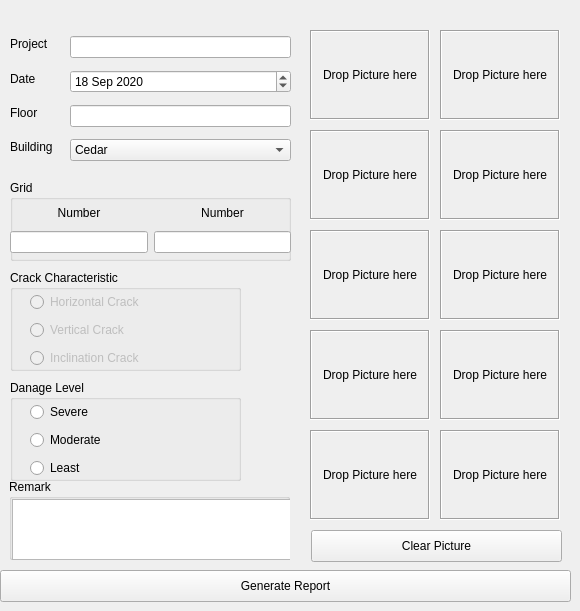
    <widget class="QWidget" name="tab_2">
     <attribute name="title">
      <string>Beam</string>
     </attribute>
     <widget class="DropIn" name="Pic8_3">
      <property name="geometry">
       <rect>
        <x>440</x>
        <y>330</y>
        <width>120</width>
        <height>90</height>
       </rect>
      </property>
      <property name="acceptDrops">
       <bool>true</bool>
      </property>
      <property name="autoFillBackground">
       <bool>false</bool>
      </property>
      <property name="frameShape">
       <enum>QFrame::Box</enum>
      </property>
      <property name="frameShadow">
       <enum>QFrame::Sunken</enum>
      </property>
      <property name="text">
       <string>Drop Picture here</string>
      </property>
      <property name="alignment">
       <set>Qt::AlignCenter</set>
      </property>
     </widget>
     <widget class="DropIn" name="Pic7_3">
      <property name="geometry">
       <rect>
        <x>310</x>
        <y>330</y>
        <width>120</width>
        <height>90</height>
       </rect>
      </property>
      <property name="acceptDrops">
       <bool>true</bool>
      </property>
      <property name="autoFillBackground">
       <bool>false</bool>
      </property>
      <property name="frameShape">
       <enum>QFrame::Box</enum>
      </property>
      <property name="frameShadow">
       <enum>QFrame::Sunken</enum>
      </property>
      <property name="text">
       <string>Drop Picture here</string>
      </property>
      <property name="alignment">
       <set>Qt::AlignCenter</set>
      </property>
     </widget>
     <widget class="DropIn" name="Pic5_3">
      <property name="geometry">
       <rect>
        <x>310</x>
        <y>230</y>
        <width>120</width>
        <height>90</height>
       </rect>
      </property>
      <property name="acceptDrops">
       <bool>true</bool>
      </property>
      <property name="autoFillBackground">
       <bool>false</bool>
      </property>
      <property name="frameShape">
       <enum>QFrame::Box</enum>
      </property>
      <property name="frameShadow">
       <enum>QFrame::Sunken</enum>
      </property>
      <property name="text">
       <string>Drop Picture here</string>
      </property>
      <property name="alignment">
       <set>Qt::AlignCenter</set>
      </property>
     </widget>
     <widget class="DropIn" name="Pic1_3">
      <property name="geometry">
       <rect>
        <x>310</x>
        <y>30</y>
        <width>120</width>
        <height>90</height>
       </rect>
      </property>
      <property name="acceptDrops">
       <bool>true</bool>
      </property>
      <property name="autoFillBackground">
       <bool>false</bool>
      </property>
      <property name="frameShape">
       <enum>QFrame::Box</enum>
      </property>
      <property name="frameShadow">
       <enum>QFrame::Sunken</enum>
      </property>
      <property name="text">
       <string>Drop Picture here</string>
      </property>
      <property name="alignment">
       <set>Qt::AlignCenter</set>
      </property>
     </widget>
     <widget class="DropIn" name="Pic10_3">
      <property name="geometry">
       <rect>
        <x>440</x>
        <y>430</y>
        <width>120</width>
        <height>90</height>
       </rect>
      </property>
      <property name="acceptDrops">
       <bool>true</bool>
      </property>
      <property name="autoFillBackground">
       <bool>false</bool>
      </property>
      <property name="frameShape">
       <enum>QFrame::Box</enum>
      </property>
      <property name="frameShadow">
       <enum>QFrame::Sunken</enum>
      </property>
      <property name="text">
       <string>Drop Picture here</string>
      </property>
      <property name="alignment">
       <set>Qt::AlignCenter</set>
      </property>
     </widget>
     <widget class="DropIn" name="Pic3_3">
      <property name="geometry">
       <rect>
        <x>310</x>
        <y>130</y>
        <width>120</width>
        <height>90</height>
       </rect>
      </property>
      <property name="acceptDrops">
       <bool>true</bool>
      </property>
      <property name="autoFillBackground">
       <bool>false</bool>
      </property>
      <property name="frameShape">
       <enum>QFrame::Box</enum>
      </property>
      <property name="frameShadow">
       <enum>QFrame::Sunken</enum>
      </property>
      <property name="text">
       <string>Drop Picture here</string>
      </property>
      <property name="alignment">
       <set>Qt::AlignCenter</set>
      </property>
     </widget>
     <widget class="DropIn" name="Pic2_3">
      <property name="geometry">
       <rect>
        <x>440</x>
        <y>30</y>
        <width>120</width>
        <height>90</height>
       </rect>
      </property>
      <property name="acceptDrops">
       <bool>true</bool>
      </property>
      <property name="autoFillBackground">
       <bool>false</bool>
      </property>
      <property name="frameShape">
       <enum>QFrame::Box</enum>
      </property>
      <property name="frameShadow">
       <enum>QFrame::Sunken</enum>
      </property>
      <property name="text">
       <string>Drop Picture here</string>
      </property>
      <property name="alignment">
       <set>Qt::AlignCenter</set>
      </property>
     </widget>
     <widget class="DropIn" name="Pic6_3">
      <property name="geometry">
       <rect>
        <x>440</x>
        <y>230</y>
        <width>120</width>
        <height>90</height>
       </rect>
      </property>
      <property name="acceptDrops">
       <bool>true</bool>
      </property>
      <property name="autoFillBackground">
       <bool>false</bool>
      </property>
      <property name="frameShape">
       <enum>QFrame::Box</enum>
      </property>
      <property name="frameShadow">
       <enum>QFrame::Sunken</enum>
      </property>
      <property name="text">
       <string>Drop Picture here</string>
      </property>
      <property name="alignment">
       <set>Qt::AlignCenter</set>
      </property>
     </widget>
     <widget class="DropIn" name="Pic4_3">
      <property name="geometry">
       <rect>
        <x>440</x>
        <y>130</y>
        <width>120</width>
        <height>90</height>
       </rect>
      </property>
      <property name="acceptDrops">
       <bool>true</bool>
      </property>
      <property name="autoFillBackground">
       <bool>false</bool>
      </property>
      <property name="frameShape">
       <enum>QFrame::Box</enum>
      </property>
      <property name="frameShadow">
       <enum>QFrame::Sunken</enum>
      </property>
      <property name="text">
       <string>Drop Picture here</string>
      </property>
      <property name="alignment">
       <set>Qt::AlignCenter</set>
      </property>
     </widget>
     <widget class="QGroupBox" name="groupBox_17">
      <property name="geometry">
       <rect>
        <x>10</x>
        <y>180</y>
        <width>281</width>
        <height>81</height>
       </rect>
      </property>
      <property name="title">
       <string>Grid</string>
      </property>
      <widget class="QWidget" name="verticalLayoutWidget_20">
       <property name="geometry">
        <rect>
         <x>0</x>
         <y>20</y>
         <width>281</width>
         <height>53</height>
        </rect>
       </property>
       <layout class="QVBoxLayout" name="verticalLayout_27">
        <item>
         <layout class="QHBoxLayout" name="horizontalLayout_11">
          <item>
           <widget class="QLabel" name="label_31">
            <property name="text">
             <string>Number</string>
            </property>
            <property name="alignment">
             <set>Qt::AlignCenter</set>
            </property>
           </widget>
          </item>
          <item>
           <widget class="QLabel" name="label_32">
            <property name="text">
             <string>Number</string>
            </property>
            <property name="alignment">
             <set>Qt::AlignCenter</set>
            </property>
           </widget>
          </item>
         </layout>
        </item>
        <item>
         <layout class="QHBoxLayout" name="horizontalLayout_12">
          <item>
           <widget class="QLineEdit" name="A1_3"/>
          </item>
          <item>
           <widget class="QLineEdit" name="N1_3"/>
          </item>
         </layout>
        </item>
       </layout>
      </widget>
     </widget>
     <widget class="QWidget" name="verticalLayoutWidget_25">
      <property name="geometry">
       <rect>
        <x>10</x>
        <y>30</y>
        <width>61</width>
        <height>131</height>
       </rect>
      </property>
      <layout class="QVBoxLayout" name="verticalLayout_28">
       <item>
        <widget class="QLabel" name="label_33">
         <property name="text">
          <string>Project</string>
         </property>
        </widget>
       </item>
       <item>
        <widget class="QLabel" name="label_34">
         <property name="text">
          <string>Date</string>
         </property>
        </widget>
       </item>
       <item>
        <widget class="QLabel" name="label_35">
         <property name="text">
          <string>Floor</string>
         </property>
        </widget>
       </item>
       <item>
        <widget class="QLabel" name="label_36">
         <property name="text">
          <string>Building</string>
         </property>
        </widget>
       </item>
      </layout>
     </widget>
     <widget class="QGroupBox" name="groupBox_18">
      <property name="geometry">
       <rect>
        <x>9</x>
        <y>479</y>
        <width>281</width>
        <height>81</height>
       </rect>
      </property>
      <property name="title">
       <string>Remark</string>
      </property>
      <widget class="QTextEdit" name="remark3">
       <property name="geometry">
        <rect>
         <x>3</x>
         <y>20</y>
         <width>281</width>
         <height>61</height>
        </rect>
       </property>
      </widget>
     </widget>
     <widget class="QWidget" name="verticalLayoutWidget_26">
      <property name="geometry">
       <rect>
        <x>70</x>
        <y>30</y>
        <width>221</width>
        <height>141</height>
       </rect>
      </property>
      <layout class="QVBoxLayout" name="verticalLayout_29">
       <item>
        <widget class="QLineEdit" name="project3"/>
       </item>
       <item>
        <widget class="QDateEdit" name="dateEdit3">
         <property name="dateTime">
          <datetime>
           <hour>0</hour>
           <minute>0</minute>
           <second>0</second>
           <year>2020</year>
           <month>9</month>
           <day>18</day>
          </datetime>
         </property>
        </widget>
       </item>
       <item>
        <widget class="QLineEdit" name="floor3"/>
       </item>
       <item>
        <widget class="QComboBox" name="comboBox3">
         <property name="editable">
          <bool>false</bool>
         </property>
         <property name="currentText">
          <string>Cedar</string>
         </property>
         <property name="currentIndex">
          <number>0</number>
         </property>
         <item>
          <property name="text">
           <string>Cedar</string>
          </property>
         </item>
         <item>
          <property name="text">
           <string>Ebony</string>
          </property>
         </item>
         <item>
          <property name="text">
           <string>Oak</string>
          </property>
         </item>
         <item>
          <property name="text">
           <string>Pine</string>
          </property>
         </item>
         <item>
          <property name="text">
           <string>Lobby</string>
          </property>
         </item>
         <item>
          <property name="text">
           <string>Parking area</string>
          </property>
         </item>
         <item>
          <property name="text">
           <string>Ebony wing</string>
          </property>
         </item>
         <item>
          <property name="text">
           <string>Road area</string>
          </property>
         </item>
        </widget>
       </item>
      </layout>
     </widget>
     <widget class="QPushButton" name="clearpic_3">
      <property name="geometry">
       <rect>
        <x>311</x>
        <y>530</y>
        <width>251</width>
        <height>32</height>
       </rect>
      </property>
      <property name="text">
       <string>Clear Picture</string>
      </property>
     </widget>
     <widget class="QGroupBox" name="groupBox_19">
      <property name="geometry">
       <rect>
        <x>10</x>
        <y>270</y>
        <width>231</width>
        <height>101</height>
       </rect>
      </property>
      <property name="title">
       <string>Crack Characteristic</string>
      </property>
      <widget class="QWidget" name="verticalLayoutWidget_27">
       <property name="geometry">
        <rect>
         <x>20</x>
         <y>20</y>
         <width>227</width>
         <height>81</height>
        </rect>
       </property>
       <layout class="QVBoxLayout" name="verticalLayout_30">
        <item>
         <widget class="QRadioButton" name="CC1_3">
          <property name="enabled">
           <bool>false</bool>
          </property>
          <property name="text">
           <string>Horizontal Crack</string>
          </property>
         </widget>
        </item>
        <item>
         <widget class="QRadioButton" name="CC2_3">
          <property name="enabled">
           <bool>false</bool>
          </property>
          <property name="text">
           <string>Vertical Crack</string>
          </property>
         </widget>
        </item>
        <item>
         <widget class="QRadioButton" name="CC3_3">
          <property name="enabled">
           <bool>false</bool>
          </property>
          <property name="text">
           <string>Inclination Crack</string>
          </property>
         </widget>
        </item>
       </layout>
      </widget>
     </widget>
     <widget class="DropIn" name="Pic9_3">
      <property name="geometry">
       <rect>
        <x>310</x>
        <y>430</y>
        <width>120</width>
        <height>90</height>
       </rect>
      </property>
      <property name="acceptDrops">
       <bool>true</bool>
      </property>
      <property name="autoFillBackground">
       <bool>false</bool>
      </property>
      <property name="frameShape">
       <enum>QFrame::Box</enum>
      </property>
      <property name="frameShadow">
       <enum>QFrame::Sunken</enum>
      </property>
      <property name="text">
       <string>Drop Picture here</string>
      </property>
      <property name="alignment">
       <set>Qt::AlignCenter</set>
      </property>
     </widget>
     <widget class="QGroupBox" name="groupBox_20">
      <property name="geometry">
       <rect>
        <x>10</x>
        <y>380</y>
        <width>231</width>
        <height>101</height>
       </rect>
      </property>
      <property name="title">
       <string>Danage Level</string>
      </property>
      <widget class="QWidget" name="verticalLayoutWidget_28">
       <property name="geometry">
        <rect>
         <x>20</x>
         <y>20</y>
         <width>227</width>
         <height>81</height>
        </rect>
       </property>
       <layout class="QVBoxLayout" name="verticalLayout_31">
        <item>
         <widget class="QRadioButton" name="DL1_3">
          <property name="text">
           <string>Severe</string>
          </property>
         </widget>
        </item>
        <item>
         <widget class="QRadioButton" name="DL2_3">
          <property name="text">
           <string>Moderate</string>
          </property>
         </widget>
        </item>
        <item>
         <widget class="QRadioButton" name="DL3_3">
          <property name="text">
           <string>Least</string>
          </property>
         </widget>
        </item>
       </layout>
      </widget>
     </widget>
     <widget class="QPushButton" name="pushButton3">
      <property name="geometry">
       <rect>
        <x>0</x>
        <y>570</y>
        <width>571</width>
        <height>32</height>
       </rect>
      </property>
      <property name="text">
       <string>Generate Report</string>
      </property>
     </widget>
    </widget>
